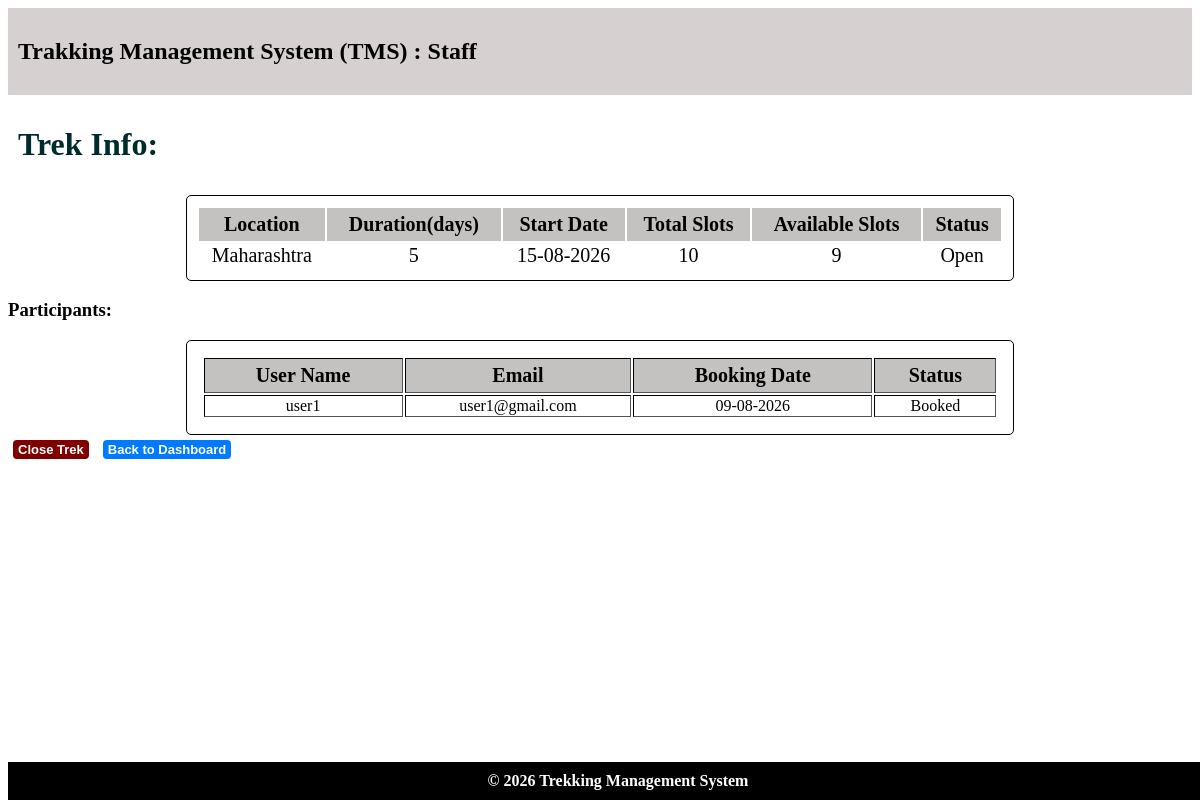
The app's page /staff/5/trek/1 with its own data.
### models.py (models this page shows)
class Treks(db.Model):
    __tablename__ = "treks"
    trek_id = db.Column(db.Integer,primary_key=True)
    trek_name = db.Column(db.String, nullable=False)
    location = db.Column(db.String, nullable=False)
    duration_days = db.Column(db.Integer,nullable=False)
    total_slots = db.Column(db.Integer,nullable=False)
    avail_slots = db.Column(db.Integer,nullable=False)
    staff_id = db.Column(db.Integer,db.ForeignKey("staff_profiles.staff_id"),nullable=True)
    difficulty = db.Column(db.Integer,nullable=False, default=0)    # 0 = Easy, 1 = Moderate, 2 = Hard
    trek_status = db.Column(db.Integer,nullable=False,default=0)    # 0 = Pending, 1 = Approved, 2 = Open, 3 = Closed, 4 = Completed
    start_date = db.Column(db.Date,nullable=False)
    end_date = db.Column(db.Date, nullable=False)
    description = db.Column(db.String,nullable=False)
    bookings = db.relationship(
        "Bookings",
        cascade="all, delete",
        backref="treks"
    )

class Bookings(db.Model):
    __tablename__ = "bookings"
    booking_id = db.Column(db.Integer,primary_key=True)
    trekker_id = db.Column(db.Integer,db.ForeignKey("trekker_profiles.trekker_id"),nullable=False)
    trek_id = db.Column(db.Integer,db.ForeignKey("treks.trek_id"),nullable=False)
    booking_status = db.Column(db.Integer,nullable=False,default=0)     # 0 = Booked, 1 = Cancelled  2 = Completed
    booking_date = db.Column(db.Date,nullable=False)
    __table_args__ = (
        db.UniqueConstraint(
            "trekker_id",
            "trek_id",
            name="unique_trekker_trek"
        ),
    )

class Trekker_Profiles(db.Model):
    __tablename__ = "trekker_profiles"
    trekker_id = db.Column(db.Integer,db.ForeignKey("users.id"),primary_key=True)
    name = db.Column(db.String, nullable=False)
    phone = db.Column(db.String, nullable=False)
    address = db.Column(db.String, nullable=False)
    emergency_contact = db.Column(db.String, nullable=False)
    status = db.Column(db.Integer,nullable=False,default=0) # 0 = Registered, # 1 = Blacklisted
    bookings = db.relationship(
        "Bookings",
        cascade="all, delete",
        backref="trekker_profiles"
    )

class Users(db.Model):
    __tablename__ = "users"
    id = db.Column(db.Integer, primary_key=True)
    email = db.Column(db.String, unique=True, nullable=False)
    password = db.Column(db.String, nullable=False)
    role = db.Column(db.Integer, nullable=False, default=1) # 0 = Admin, 1 = Trekker, 2 = Staff
    trekker_profile = db.relationship(
        "Trekker_Profiles",
        cascade="all, delete",
        backref="users",
        uselist=False
    )
    staff_profile = db.relationship(
        "Staff_Profiles",
        cascade="all, delete",
        backref="users",
        uselist=False
    )

### controller.py (the view)
@app.route("/staff/<int:staff_id>/trek/<int:trek_id>")
def staff_trek(staff_id, trek_id):
    trek = db.session.query(Treks).filter(Treks.trek_id == trek_id).first()
    if not trek:
        return "Trek not found."
    bookings = db.session.query(Bookings).filter(Bookings.trek_id == trek_id).all()
    return render_template("staff_treks.html",trek=trek,bookings=bookings,staff_id=staff_id)

### templates/staff_treks.html (shortened to what this page needs)
<!DOCTYPE html>
<html lang="en">
<head>
    <link rel="stylesheet" href="/static/main.css">
</head>
<body>
    <header>
        <h2>Trakking Management System (TMS) : Staff</h2>
    </header>
    <main>
        <h1>Trek Info: </h1>
        <table class="Dashboard">
            <tr><th>Location</th>   <th>Duration(days)</th> <th>Start Date</th> <th>Total Slots</th> <th>Available Slots</th> <th>Status</th></tr>
            <tr><td>{{ trek.location }}</td>
                <td>{{ trek.duration_days }}</td>
                <td>{{ trek.start_date.strftime('%d-%m-%Y') }}</td>
                <td>{{ trek.total_slots }}</td>
                <td>{{ trek.avail_slots }}</td>
                <td>
                    {% if trek.trek_status == 1 %}
                        Approved
                    {% elif trek.trek_status == 2 %}
                        Open
                    {% elif trek.trek_status == 3 %}
                        Closed
                    {% elif trek.trek_status == 4 %}
                        Completed
                    {% endif %}
                </td>
            </tr>
        </table>
        <h3>Participants: </h3>
        <table class="normal" border="1">
            <tr><th>User Name</th> <th>Email</th>   <th>Booking Date</th>   <th>Status</th></tr>
            {% for booking in bookings %}
            <tr><td>{{ booking.trekker_profiles.name }}</td>
                <td>{{ booking.trekker_profiles.users.email }}</td>
                <td>{{ booking.booking_date.strftime('%d-%m-%Y') }}</td>
                <td>
                    {% if booking.booking_status == 0 %}
                        Booked
                    {% elif booking.booking_status == 1 %}
                        Cancelled
                    {% elif booking.booking_status == 2 %}
                        Completed
                    {% endif %}
                </td>
            </tr>
        {% else %}
        <tr><td colspan="4">No participants yet.</td></tr>
        {% endfor %}
        </table>
        {% if trek.trek_status == 2 %}
        <a href="{{ url_for('close_trek',staff_id=staff_id,trek_id=trek.trek_id) }}"class="btn-link btn-danger">
            Close Trek</a>
        {% elif trek.trek_status == 3 %}
        <a href="{{ url_for('complete_trek',staff_id=staff_id,trek_id=trek.trek_id) }}"class="btn-link btn-done">
        Mark as Completed</a>
        {% endif %}
        <a href="{{ url_for('staff_dashboard',staff_id=staff_id) }}"class="btn-link">
        Back to Dashboard</a>
        </main>
    <footer>© 2026 Trekking Management System</footer>
</body>
</html>

### static/main.css (style rules this page uses)
body { padding-bottom: 50px; }
footer { background:black; color:white; text-align:center; font-weight:bold; padding:10px; bottom: 0; position: fixed; width: 100%; }
header { background:rgb(214, 208, 208); text-align: justify; padding:10px; }
table th { background: rgb(196, 193, 193); font-size: 20px; padding: 5px; }
.Dashboard { margin: auto; width:70%; padding:10px; font-size: medium; border: 1px solid black; border-radius: 5px; text-align: center; font-size: 20px; }
.normal { text-align: center; padding: 15px; margin:auto; width:70%; border: 1px solid black; border-radius: 5px; }
h1 { padding: 10px; color: rgb(1, 42, 45); }
.btn-link { display: inline-block; padding: 2px 5px; text-decoration: none; font-family: sans-serif; font-weight: bold; font-size: small; background-color: #007bff; color: #ffffff; border-radius: 4px; transition: background-color 0.2s ease; cursor: pointer; margin: 5px; }
.btn-danger { background-color: maroon; color: #ffffff; border-radius: 4px; }

### records on screen
Treks: location "Maharashtra", duration_days "5", start_date "15-08-2026", total_slots "10", avail_slots "9"
Bookings: trekker_profiles.name "user1", trekker_profiles.users.email "user1@gmail.com", booking_date "09-08-2026", booking_status "Booked"
